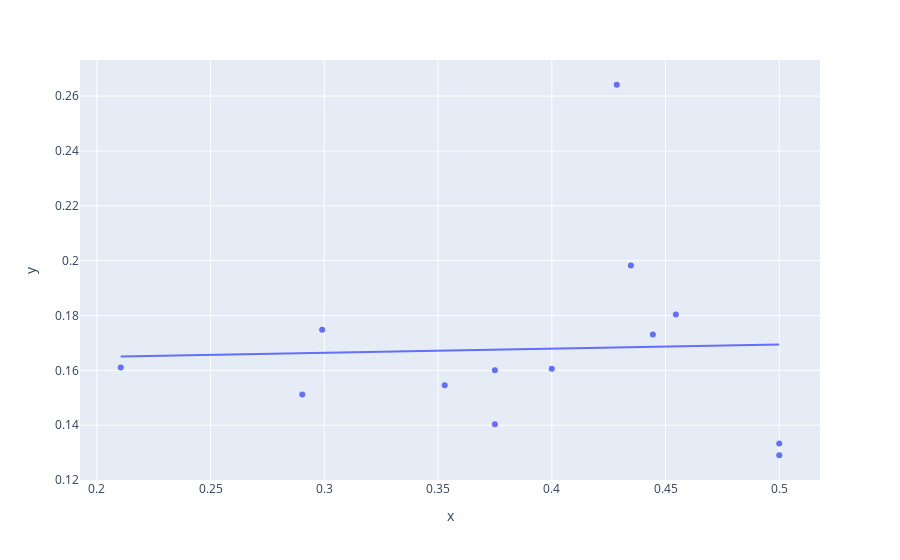

Write notebook code for a chart like this one.
### Code cell
import plotly.express as px
px.scatter(x=third_purchase_rate, y=second_purchase_rate, trendline='ols')

### Figure 1 — Plotly figure (JSON) as saved in the notebook; plotly's stock layout.template omitted (floating-point values rounded to 4 significant figures)
{"data": [{"hovertemplate": "x=%{x}<br>y=%{y}<extra></extra>", "legendgroup": "", "marker": {"color": "#636efa", "symbol": "circle"}, "mode": "markers", "name": "", "orientation": "v", "showlegend": false, "type": "scatter", "x": [0.4286, 0.375, 0.4, 0.5, 0.2105, 0.4444, 0.4545, 0.5, 0.2903, 0.2991, 0.4348, 0.375, 0.3529], "xaxis": "x", "y": [0.2642, 0.16, 0.1606, 0.1333, 0.161, 0.1731, 0.1803, 0.129, 0.1512, 0.1748, 0.1983, 0.1404, 0.1545], "yaxis": "y"}, {"hovertemplate": "<b>OLS trendline</b><br>y = 0.0149002 * x + 0.161942<br>R<sup>2</sup>=0.001334<br><br>x=%{x}<br>y=%{y} <b>(trend)</b><extra></extra>", "legendgroup": "", "marker": {"color": "#636efa", "symbol": "circle"}, "mode": "lines", "name": "", "showlegend": false, "type": "scatter", "x": [0.2105, 0.2903, 0.2991, 0.3529, 0.375, 0.375, 0.4, 0.4286, 0.4348, 0.4444, 0.4545, 0.5, 0.5], "xaxis": "x", "y": [0.1651, 0.1663, 0.1664, 0.1672, 0.1675, 0.1675, 0.1679, 0.1683, 0.1684, 0.1686, 0.1687, 0.1694, 0.1694], "yaxis": "y"}], "layout": {"legend": {"tracegroupgap": 0}, "margin": {"t": 60}, "xaxis": {"anchor": "y", "domain": [0, 1], "title": {"text": "x"}}, "yaxis": {"anchor": "x", "domain": [0, 1], "title": {"text": "y"}}}}
